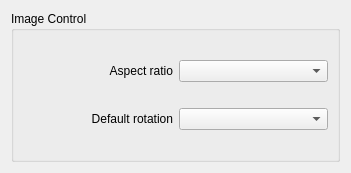
<?xml version="1.0" encoding="UTF-8"?>
<ui version="4.0">
 <class>ImageControlWidget</class>
 <widget class="QWidget" name="ImageControlWidget">
  <property name="geometry">
   <rect>
    <x>0</x>
    <y>0</y>
    <width>351</width>
    <height>173</height>
   </rect>
  </property>
  <layout class="QVBoxLayout" name="verticalLayout">
   <item>
    <widget class="QGroupBox" name="imageControlGroupBox">
     <property name="title">
      <string>Image Control</string>
     </property>
     <property name="flat">
      <bool>true</bool>
     </property>
     <layout class="QGridLayout" name="gridLayout">
      <item row="0" column="0">
       <widget class="QLabel" name="aspectRatioLabel">
        <property name="text">
         <string>Aspect ratio</string>
        </property>
        <property name="alignment">
         <set>Qt::AlignRight|Qt::AlignTrailing|Qt::AlignVCenter</set>
        </property>
       </widget>
      </item>
      <item row="0" column="1">
       <widget class="QComboBox" name="aspectRatioComboBox"/>
      </item>
      <item row="1" column="0">
       <widget class="QLabel" name="rotationLabel">
        <property name="text">
         <string>Default rotation</string>
        </property>
        <property name="alignment">
         <set>Qt::AlignRight|Qt::AlignTrailing|Qt::AlignVCenter</set>
        </property>
       </widget>
      </item>
      <item row="1" column="1">
       <widget class="QComboBox" name="rotationComboBox"/>
      </item>
     </layout>
    </widget>
   </item>
  </layout>
 </widget>
 <resources/>
 <connections/>
</ui>
